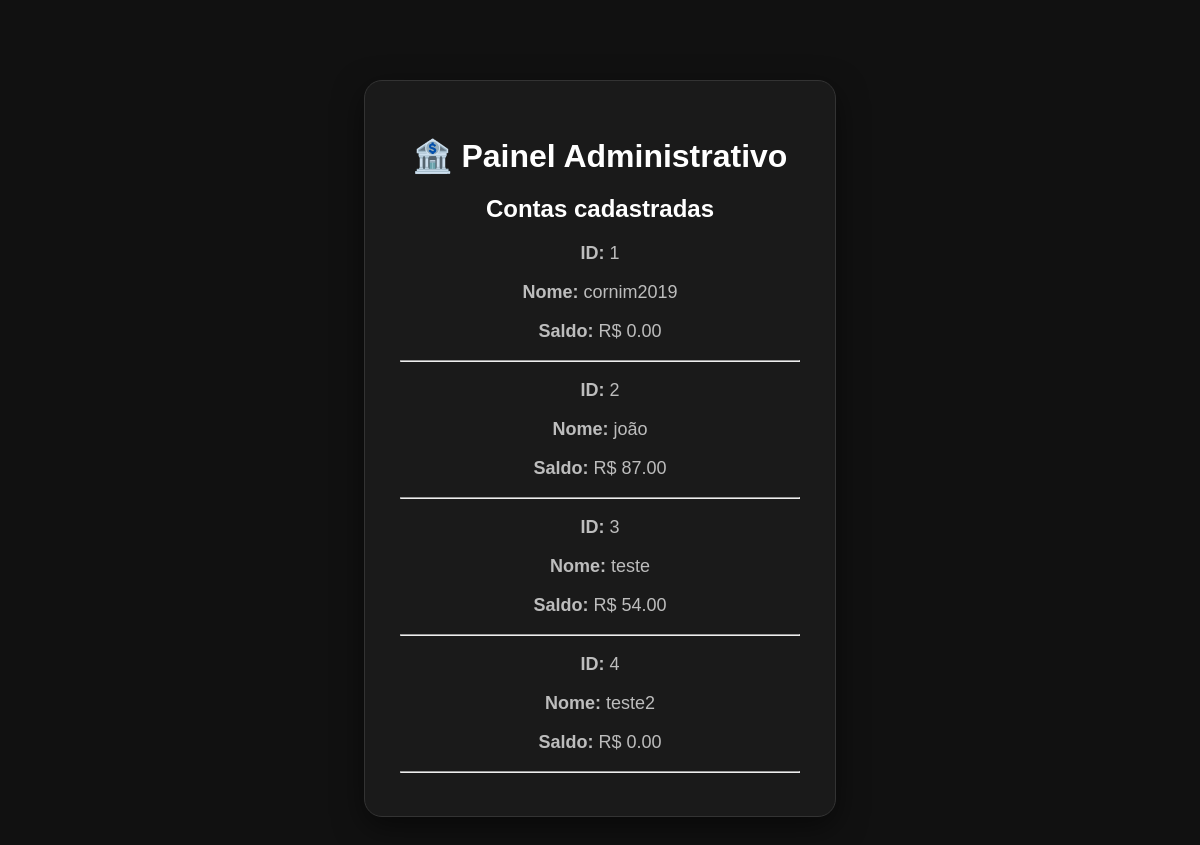
/admin, run on an earlier commit of the app's database.
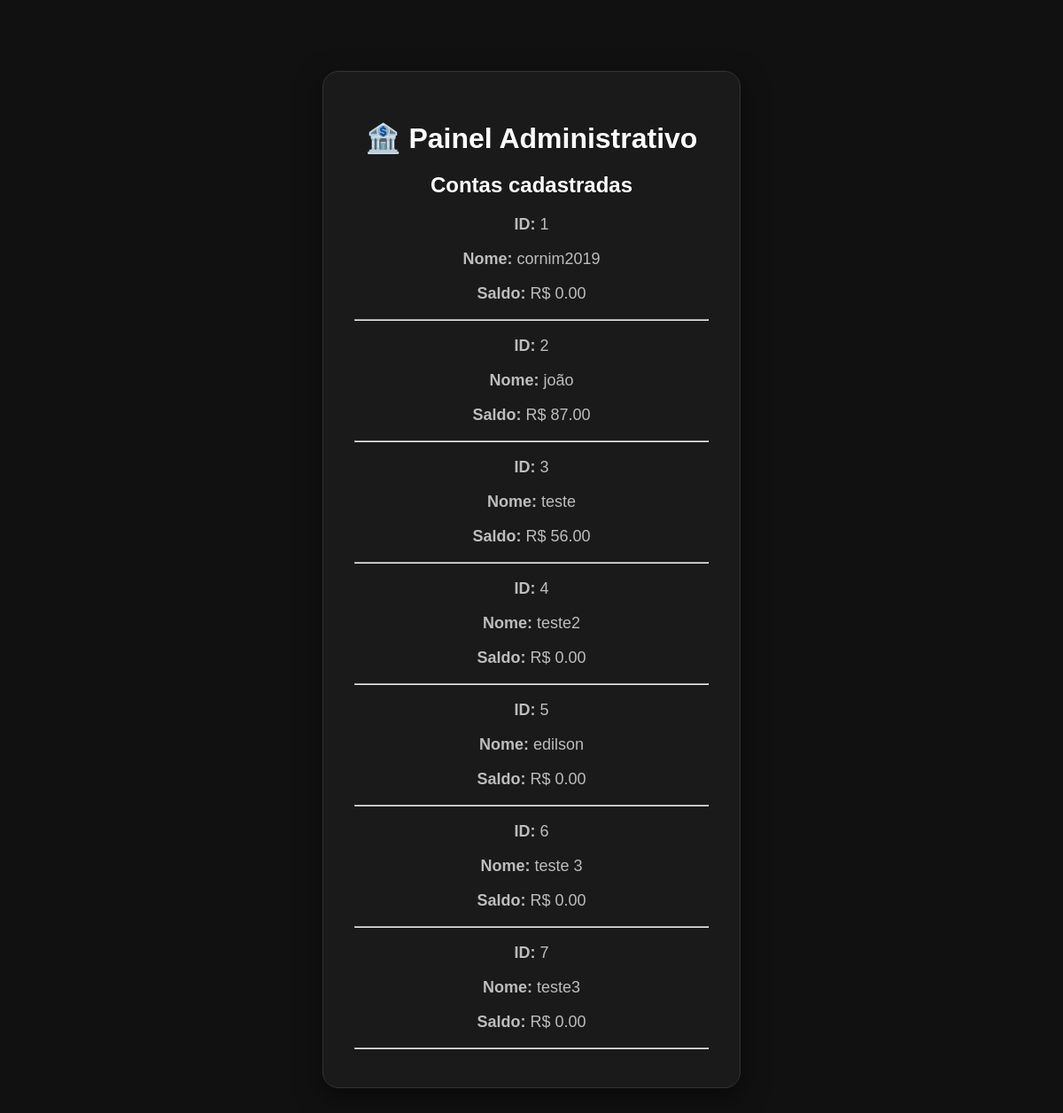
And on a later commit of the database.
### tables this page shows
CREATE TABLE contas (
    id INTEGER PRIMARY KEY AUTOINCREMENT,
    nome TEXT NOT NULL,
    senha TEXT NOT NULL,
    saldo REAL DEFAULT 0
);

### app.py (the view)
@app.route("/admin")
def admin():
    banco = conectar()
    cursor = banco.cursor()
    cursor.execute(
        "SELECT id, nome, saldo FROM contas"
    )
    contas = cursor.fetchall()
    banco.close()
    return render_template(
        "admin.html",
        contas=contas
    )

### banco.py (called while the page is built)
def conectar():
    banco = sqlite3.connect("banco.db")
    return banco

### templates/admin.html (shortened to what this page needs)
<!DOCTYPE html>
<html lang="pt-br">
<head>
    <link rel="stylesheet" href="{{ url_for('static', filename='style.css') }}">
</head>
<body>
    <div class="card">
        <h1>🏦 Painel Administrativo</h1>
        <h2>Contas cadastradas</h2>
        {% for conta in contas %}
            <div>
                <p>
                    <strong>ID:</strong> {{ conta[0] }}
                </p>
                <p>
                    <strong>Nome:</strong> {{ conta[1] }}
                </p>
                <p>
                    <strong>Saldo:</strong>
                    R$ {{ "%.2f"|format(conta[2]) }}
                </p>
                <hr>
            </div>
        {% endfor %}
    </div>
</body>
</html>

What changed in the data, as far as the page shows it:
changed contas "teste": saldo "54.00" → "56.00"
added contas: id "5", nome "edilson", saldo "0.00"
added contas: id "6", nome "teste 3", saldo "0.00"
added contas: id "7", nome "teste3", saldo "0.00"
